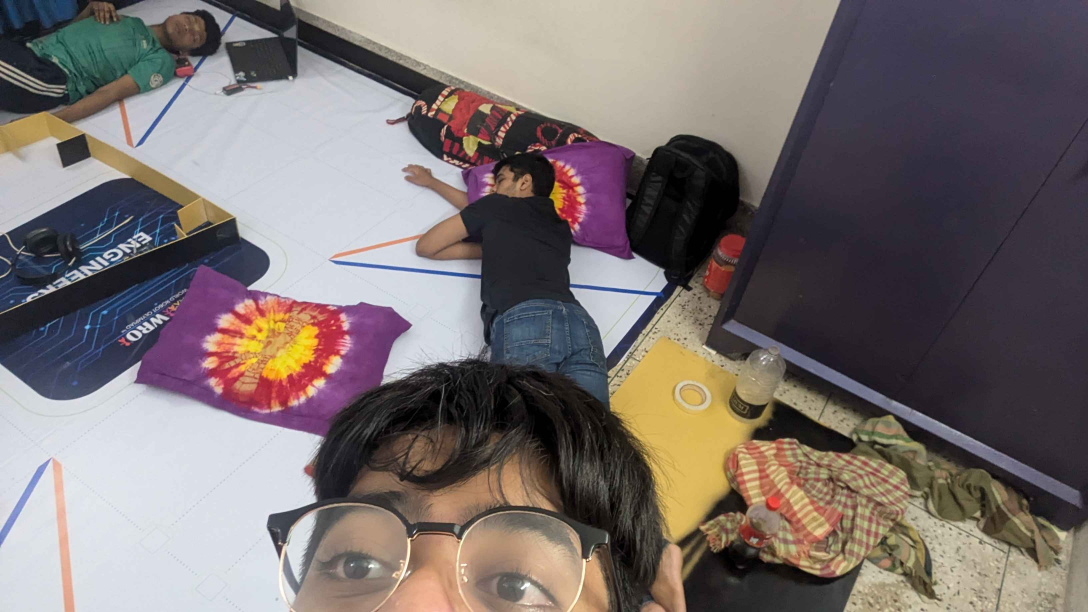
#> input picture t-photos/funnyphotos_wro/funnyphoto.jpg, 3264 x 1836 px, given in place of the camera (shown at 1/3 size)
$ python color_picker_test.py
#> lines starting #> are read from the running program, lines starting #| are printed output that depends on the picture; after the words box and inside, x2 and y2 are one past the last pixel; in counts of white or black regions, pixels touching at a corner belong together
import cv2 as cv
import numpy as np
from numpy.f2py.auxfuncs import istrue
from numpy.ma.core import resize

# Capture video from the default camera (usually the webcam).
temp = cv.VideoCapture(0)


# Function to resize the frame, with a default scaling factor of 0.25.
def resize_frame(framee, scale=0.25):
    # Resize the frame to fixed dimensions (480x380) instead of scaling based on the original frame size.
    fr = cv.resize(framee, (480, 380))
    return fr


# Empty function used as a placeholder for the trackbar callback.
def aeh(a):
    pass


# Create a window named "HSV" and set its dimensions to 640x240.
cv.namedWindow("HSV")
cv.resizeWindow("HSV", 640, 240)

# Create trackbars for Hue, Saturation, and Value (HSV) ranges.
# These trackbars allow dynamic adjustment of HSV range for color filtering.
cv.createTrackbar("H Min", "HSV", 0, 179, aeh)  # Minimum hue value.
#> slider 'H Min' is set to 35
cv.createTrackbar("H Max", "HSV", 179, 179, aeh)  # Maximum hue value.
cv.createTrackbar("S Min", "HSV", 0, 255, aeh)  # Minimum saturation value.
#> slider 'S Min' is set to 51
cv.createTrackbar("S Max", "HSV", 255, 255, aeh)  # Maximum saturation value.
cv.createTrackbar("V Min", "HSV", 0, 255, aeh)  # Minimum value (brightness).
#> slider 'V Min' is set to 51
cv.createTrackbar("V Max", "HSV", 255, 255, aeh)  # Maximum value (brightness).

# Loop to continuously capture frames and process the video feed.
while True:
    # Capture each frame from the video feed.
    isTrue, framee = temp.read()
#> framee is the input picture: shape (1836, 3264, 3); mean B, G, R 111.2, 112.1, 121.5

    # Resize the captured frame using the resize_frame function.
    frame = resize_frame(framee, 0.5)
#> in resize_frame, `fr = cv.resize(framee, (480, 380))`:
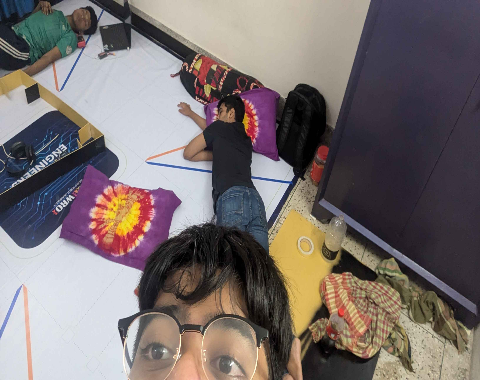
#> fr: shape (380, 480, 3); mean B, G, R 111.1, 112.1, 121.5

    # Convert the frame from RGB to HSV color space.
    frameHsv = cv.cvtColor(frame, cv.COLOR_RGB2HSV)
#> frameHsv: shape (380, 480, 3); mean H, S, V 92.1, 57.5, 128.4

    # Display the HSV converted frame in a window called "Rakib".
    cv.imshow("Rakib", frameHsv)

    # Get the current positions of the trackbars for Hue, Saturation, and Value ranges.
    h_min = cv.getTrackbarPos("H Min", "HSV")
    h_max = cv.getTrackbarPos("H Max", "HSV")
    s_min = cv.getTrackbarPos("S Min", "HSV")
    s_max = cv.getTrackbarPos("S Max", "HSV")
    v_min = cv.getTrackbarPos("V Min", "HSV")
    v_max = cv.getTrackbarPos("V Max", "HSV")

    # Define the lower and upper bounds for HSV based on the trackbar values.
    lower = np.array([h_min, s_min, v_min])
    upper = np.array([h_max, s_max, v_max])

    # Create a mask that isolates the colors in the HSV range defined by the trackbars.
    mask = cv.inRange(frameHsv, lower, upper)
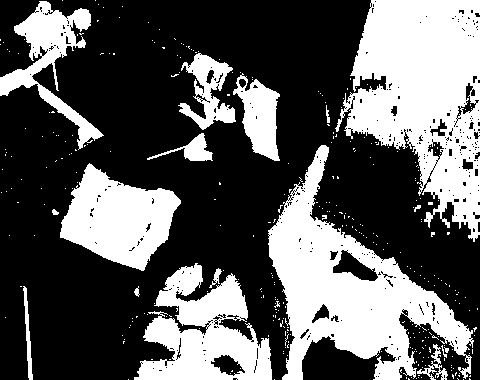
#> mask: shape (380, 480); 36.2% white; 345 white regions (329 under 20 px), largest, box (x1, y1, x2, y2) and area: (335, 0, 480, 242) 20514, (268, 145, 474, 380) 18163, (134, 263, 272, 380) 8897

    # Apply the mask to the original frame to extract the desired color range.
    result = cv.bitwise_and(frame, frame, mask=mask)
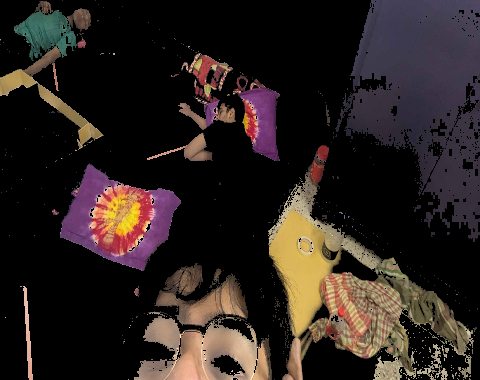
#> result: shape (380, 480, 3); mean B, G, R 31.3, 34.6, 43.6

    # Convert the mask to a BGR image for easier visualization.
    cv.imshow("end", mask)

    # Stack the original frame, mask, and result horizontally for easy comparison.
#> (the run stopped early here; a loop or call above may not have finished)
